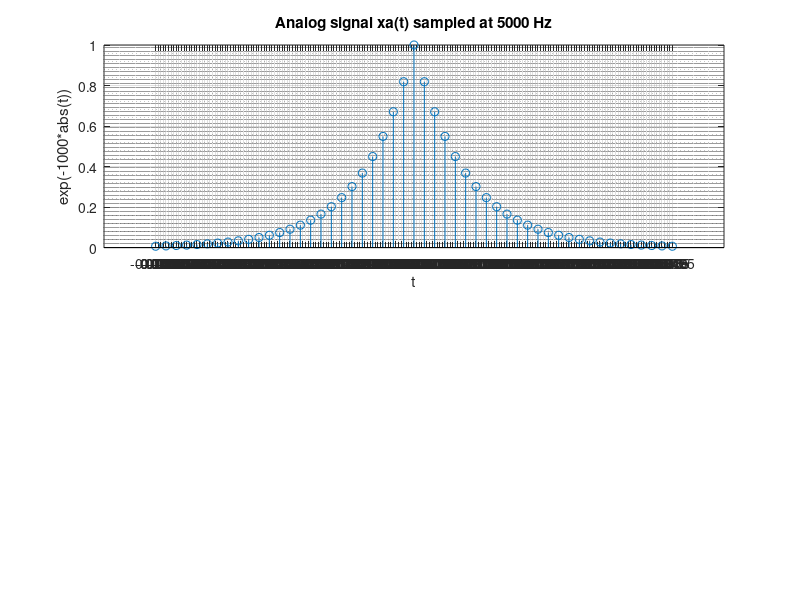

MATLAB code to generate this figure: (Note: this script raises an error after producing the figure.)
clc, clear
%Thomas Gatto 101039302
x = @(t) exp(-1000*abs(t)); %creating function that will be reconstructed 
Fs = 5000; %sampling frequency 
t = -0.005:1/Fs:0.005; %x axis to feed to the spline fucntion 
Y = x(t); %the values to give to the spline function 

%% Plotting Sampled Signal 
figure(1)
subplot(2,1,1)
stem(t, Y)
grid on
grid minor
xlabel('t')
ylabel('exp(-1000*abs(t))')
title('Analog signal xa(t) sampled at 5000 Hz')

% set ticks to ever 0.00005 seconds
set(gca,'xtick',t(1):0.00005:t(length(t)))

% remove tick labels
ax = gca;
labels = string(ax.XAxis.TickLabels); % extract
labels(2:4:end) = nan;
labels(3:4:end) = nan;
labels(4:4:end) = nan;% remove every other one
ax.XAxis.TickLabels = labels; % set

%% Reconstructing the Signal Using a Cubic Spline 
dt=0.00005; % steps given ?0.005 ???0.005. and -25 ??? 25
t_reconstructed = t(1):dt:t(length(t));
splineResult = spline(t, Y, t_reconstructed); %need to use the sampled rate 
subplot(2,1,2)
plot(t_reconstructed, splineResult)
hold on
plot(t_reconstructed, x(t_reconstructed))
xlabel('t')
ylabel('exp(-1000*abs(t))')
title('Analog signal xa(t) with reconstructed signal from 5000 Hz')
legend('Reconstructed Signal', 'Original Signal')

grid on
grid minor
% set ticks to ever 0.00005 seconds
set(gca,'xtick',t(1):0.00005:t(length(t)))

% remove tick labels
ax = gca;
labels = string(ax.XAxis.TickLabels); % extract
labels(2:4:end) = nan;
labels(3:4:end) = nan;
labels(4:4:end) = nan;% remove every other one
ax.XAxis.TickLabels = labels; % set

hold off
%% finding the maximum air 
max_error5000 = max(abs(x(t_reconstructed)-splineResult));
fprintf("The maximum error when reconstructing using cubic spline at 5000 Hz is %f\n", max_error5000)

%% Fs at 1000 Hz
x = @(t) exp(-1000*abs(t)); %creating function that will be reconstructed 
Fs = 1000; %sampling frequency 
t = -0.005:1/Fs:0.005; %x axis to feed to the spline fucntion 
X = x(t); %the values to give to the spline function 

%% Plotting the sampled Frequency 
figure(2)
subplot(2,1,1)
stem(t, X)
grid on
grid minor
xlabel('t')
ylabel('exp(-1000*abs(t))')
title('Analog signal xa(t) sampled at 1000 Hz')

% set ticks to ever 0.00005 seconds
set(gca,'xtick',t(1):0.00005:t(length(t)))

% remove tick labels
ax = gca;
labels = string(ax.XAxis.TickLabels); % extract
labels(2:4:end) = nan;
labels(3:4:end) = nan;
labels(4:4:end) = nan;% remove every other one
ax.XAxis.TickLabels = labels; % set

%% Making the reconstructed signal at 1000 Hz
dt=0.00005; % steps given ?0.005 ???0.005. and -25 ??? 25
R=[t(1)*Fs, t(length(t))*Fs];

t_reconstructed = t(1):dt:t(length(t));
x_reconstructed = spline(t, X, t_reconstructed); %need to use the sampled rate 

subplot(2,1,2)
plot(t_reconstructed, x_reconstructed)
hold on
plot(t_reconstructed, x(t_reconstructed))
xlabel('t')
ylabel('exp(-1000*abs(t))')
title('Analog signal xa(t) with reconstructed signal from 1000 Hz')
legend('Reconstructed Signal', 'Original Signal')

grid on
grid minor
% set ticks to ever 0.00005 seconds
set(gca,'xtick',t(1):0.00005:t(length(t)))

% remove tick labels
ax = gca;
labels = string(ax.XAxis.TickLabels); % extract
labels(2:4:end) = nan;
labels(3:4:end) = nan;
labels(4:4:end) = nan;% remove every other one
ax.XAxis.TickLabels = labels; % set

hold off

%% Finding the Maximum Error 
max_error1000 = max(abs(x(t_reconstructed)-x_reconstructed));
fprintf("The maximum error when reconstructing using cubic spline at 1000 Hz is %f\n", max_error1000)
